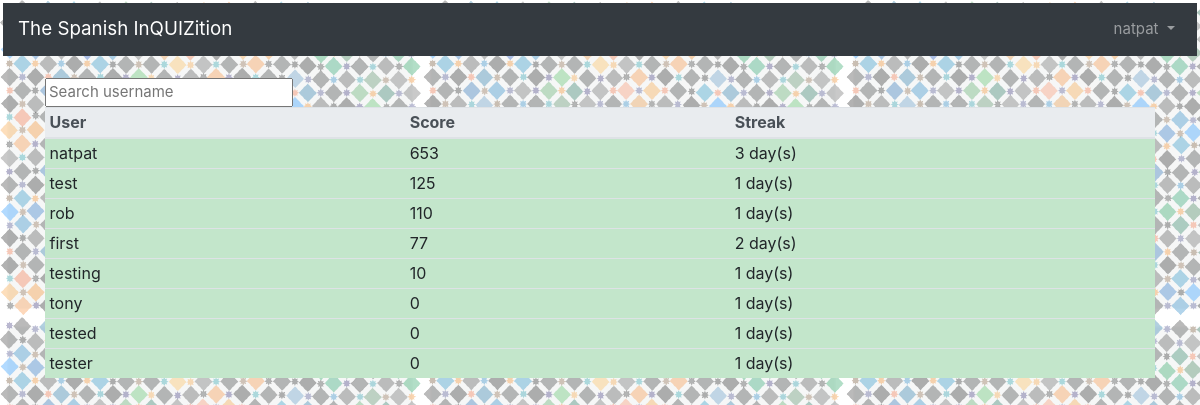
Before: /courses/scoreboard/ (signed in) with the older database file.
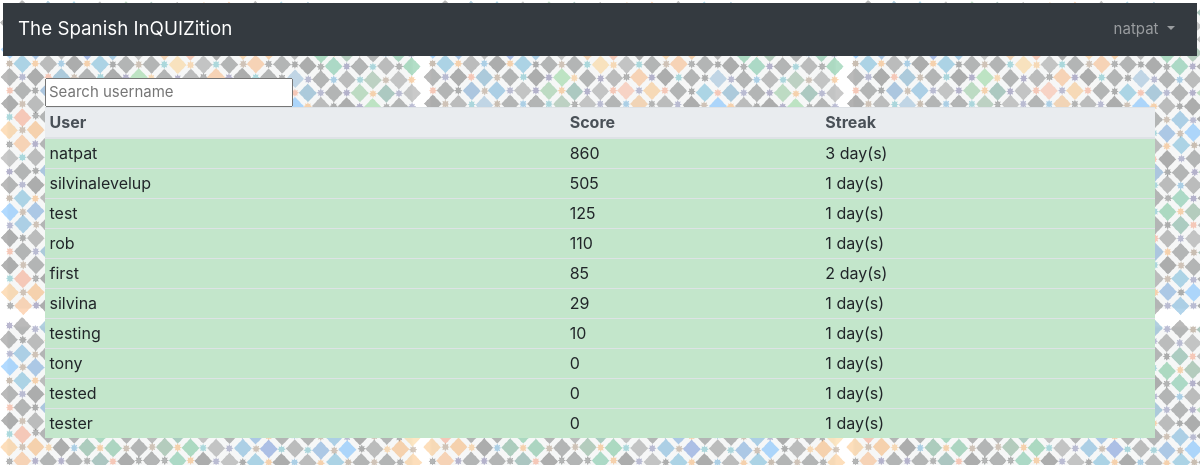
After: the same page with the newer database file.
### users/models.py (models this page shows)
class CustomUser(AbstractUser):
    points = models.PositiveIntegerField(null=False, blank=False, default=0)

### courses/views.py (the view)
# urls.py: path('scoreboard/', ScoreBoard.as_view(), name='scoreboard'),
class ScoreBoard(LoginRequiredMixin,View):
    template_name = 'scoreboard.html'
    def get(self, request):
        users = PlayerScore.objects.all()
        userDict = dict()
        for item in users:
            userDict[item.user] = [item.score, ]
        rankedUsers = sorted(userDict.items(), key=lambda x: x[1], reverse=True)
        for key in userDict:
            days = PlayerScore.objects.filter(user=key).first()
            day = getattr(days, 'day_streak')
            userDict[key].append(day)
        context = {
            'users': len(rankedUsers),
            'ranked': rankedUsers,
        }
        return render(request, self.template_name, context)

### templates/scoreboard.html (shortened to what this page needs)
{% extends 'base.html' %}
{% block content %}
<body  class="home">
<div id = "users2">
  <input type="text" class="search" placeholder="Search username" />
<table class="table table-hover table-sm" id="score-table">
  <thead class="thead-light">
    <tr>
      <th scope="col" class="sort" data-sort="name">User</th>
      <th scope="col" class="sort" data-sort="score">Score</th>
      <th scope="col" class="sort" data-sort="streak">Streak</th>
    </tr>
  </thead>
  <tbody class="list">
  {% for obj in ranked %}
  <tr class="table-success">
      <td class="name">{{ obj.0 }}</td>
      <td class="score">{{ obj.1.0 }}</td>
      <td class="streak">{{ obj.1.1 }} day(s)</td>
  </tr>
  {% endfor %}
  </tbody>
</table>
</div>
</body>
{% endblock content %}

### templates/base.html (shortened to what this page needs)
{% load static from staticfiles %}
<html lang="es">
  <head>
    <link rel="stylesheet" href="https://stackpath.bootstrapcdn.com/bootstrap/4.1.3/css/bootstrap.min.css"
>
    <link rel="stylesheet" href="{% static 'base.css' %}">
  </head>
  <body>
  <div class="background" style="background=color:white">
    <nav class="navbar navbar-expand-md navbar-dark bg-dark mb-4">
      <a class="navbar-brand" href="{% url 'home' %}">The Spanish InQUIZition</a>
      <div class="collapse navbar-collapse" id="navbarCollapse">
        {% if user.is_authenticated %}
          <ul class="navbar-nav ml-auto">
            <li class="nav-item">
              <a class="nav-link dropdown-toggle" href="#" id="userMenu" data-toggle="dropdown" aria-haspopup="true" aria-expanded="false">
                {{ user.username }}
              </a>
            </li>
          </ul>
        {% endif %}
      </div>
    </nav>
    <div class="container">
      {% block content %}
      {% endblock content %}
    </div>
  </div>
  </body>
</html>

### static/base.css (style rules this page uses)
.home { margin:3px; background-image: url(/static/tile4.png); background-repeat: repeat; background-color: white; }
html { font-family: sans-serif; font-size: 15px; line-height: 1.4; color: #444; }
.sort { cursor:pointer; }

Changed rows visible on the page:
changed CustomUser "natpat": obj "653" → "860"
added CustomUser: username "silvinalevelup", obj "505", is_active "1"
computed for CustomUser "first": obj "77" → "85"
added CustomUser: username "silvina", obj "29", is_active "1"
